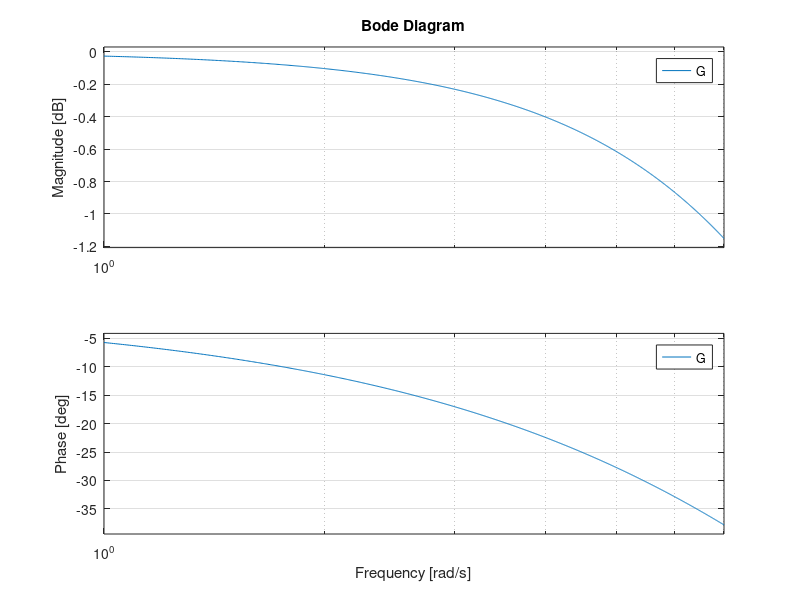

MATLAB code for this plot:

clc, clear all, close all,

s= tf('s');

G1 = 10/(s+10);

w = linspace(1,7,1000);
bode(G1, w)

%% 
clc, clear all, close all
s = tf('s');

K = 500; D = 50;

G = K/(s*s + D*s + K);

s = tf('s');

K = 500; D = 50;

w = linspace(1,7,1000);
bode(G, w)